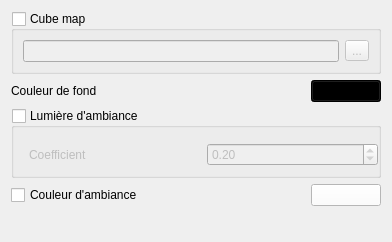
       <widget class="QWidget" name="page_2">
        <property name="geometry">
         <rect>
          <x>0</x>
          <y>0</y>
          <width>392</width>
          <height>242</height>
         </rect>
        </property>
        <attribute name="label">
         <string>Environnement</string>
        </attribute>
        <layout class="QVBoxLayout" name="verticalLayout_3">
         <item>
          <widget class="QWidget" name="widget_4" native="true">
           <layout class="QGridLayout" name="gridLayout_15">
            <property name="margin">
             <number>0</number>
            </property>
            <item row="0" column="0" colspan="3">
             <widget class="QGroupBox" name="_cubeMap">
              <property name="title">
               <string>Cube map</string>
              </property>
              <property name="checkable">
               <bool>true</bool>
              </property>
              <property name="checked">
               <bool>false</bool>
              </property>
              <layout class="QGridLayout" name="gridLayout_16">
               <item row="0" column="1">
                <widget class="QToolButton" name="_cubeMapButton">
                 <property name="text">
                  <string>...</string>
                 </property>
                </widget>
               </item>
               <item row="0" column="0">
                <widget class="QLineEdit" name="_cubeMapRepertory"/>
               </item>
              </layout>
             </widget>
            </item>
            <item row="4" column="0">
             <spacer name="verticalSpacer_4">
              <property name="orientation">
               <enum>Qt::Vertical</enum>
              </property>
              <property name="sizeHint" stdset="0">
               <size>
                <width>20</width>
                <height>40</height>
               </size>
              </property>
             </spacer>
            </item>
            <item row="1" column="0">
             <widget class="QLabel" name="label_13">
              <property name="text">
               <string>Couleur de fond</string>
              </property>
             </widget>
            </item>
            <item row="1" column="2">
             <widget class="QPushButton" name="_backgroundColor">
              <property name="maximumSize">
               <size>
                <width>70</width>
                <height>16777215</height>
               </size>
              </property>
              <property name="focusPolicy">
               <enum>Qt::NoFocus</enum>
              </property>
              <property name="styleSheet">
               <string notr="true">background-color: rgb(0, 0, 0);</string>
              </property>
              <property name="text">
               <string/>
              </property>
              <property name="autoRepeat">
               <bool>false</bool>
              </property>
              <property name="autoExclusive">
               <bool>false</bool>
              </property>
              <property name="autoDefault">
               <bool>false</bool>
              </property>
              <property name="default">
               <bool>false</bool>
              </property>
              <property name="flat">
               <bool>false</bool>
              </property>
             </widget>
            </item>
            <item row="2" column="0" colspan="3">
             <widget class="QGroupBox" name="_ambiantLighting">
              <property name="title">
               <string>Lumière d'ambiance</string>
              </property>
              <property name="checkable">
               <bool>true</bool>
              </property>
              <property name="checked">
               <bool>false</bool>
              </property>
              <layout class="QGridLayout" name="gridLayout_17">
               <property name="leftMargin">
                <number>15</number>
               </property>
               <property name="topMargin">
                <number>15</number>
               </property>
               <property name="rightMargin">
                <number>0</number>
               </property>
               <item row="0" column="1">
                <widget class="QDoubleSpinBox" name="_ambiantLightingCoeff">
                 <property name="maximum">
                  <double>1.000000000000000</double>
                 </property>
                 <property name="singleStep">
                  <double>0.010000000000000</double>
                 </property>
                 <property name="value">
                  <double>0.200000000000000</double>
                 </property>
                </widget>
               </item>
               <item row="0" column="0">
                <widget class="QLabel" name="label_14">
                 <property name="text">
                  <string>Coefficient</string>
                 </property>
                </widget>
               </item>
              </layout>
             </widget>
            </item>
            <item row="3" column="0">
             <widget class="QCheckBox" name="_ambiantColor">
              <property name="text">
               <string>Couleur d'ambiance</string>
              </property>
             </widget>
            </item>
            <item row="3" column="2">
             <widget class="QPushButton" name="_ambiantColorButton">
              <property name="maximumSize">
               <size>
                <width>70</width>
                <height>16777215</height>
               </size>
              </property>
              <property name="focusPolicy">
               <enum>Qt::NoFocus</enum>
              </property>
              <property name="styleSheet">
               <string notr="true">background-color: rgb(255, 255, 255);</string>
              </property>
              <property name="text">
               <string/>
              </property>
             </widget>
            </item>
           </layout>
          </widget>
         </item>
        </layout>
       </widget>
